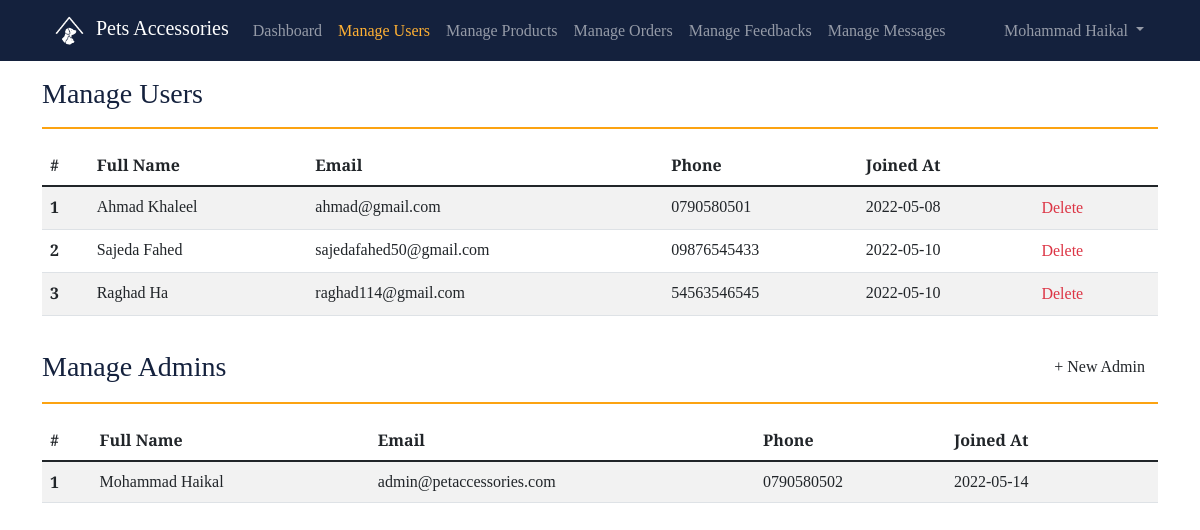
Screenshot of /petaccesories/manageUsers.php (signed in) with the database file from the repository.
### tables this page shows
CREATE TABLE IF NOT EXISTS `user` (
  `id` int(11) NOT NULL AUTO_INCREMENT,
  `is_admin` tinyint(1) DEFAULT '0',
  `first_name` varchar(30) NOT NULL,
  `last_name` varchar(30) NOT NULL,
  `email` varchar(50) NOT NULL,
  `phone` varchar(20) NOT NULL,
  `password` varchar(50) NOT NULL,
  `created_at` timestamp NOT NULL DEFAULT CURRENT_TIMESTAMP,
  PRIMARY KEY (`id`),
  UNIQUE KEY `UNIQUE` (`email`) USING BTREE
);

### petaccesories/modules/Admin.php (called while the page is built, shortened)
<?php
class Admin extends User
{
  public static function check()
  {
    if (isset($_SESSION['admin_id'])) {
      return true;
    } else {
      return false;
    }
  }
  public static function getAdminFullName()
  {
    $admin = self::getAdmin()[0];
    return $admin['first_name'] . " " . $admin['last_name'];
  }
  public static function getAllAdmins()
  {
    return self::getQueryResults("SELECT * FROM `user` WHERE `is_admin` = 1");
  }
  public static function getAdmin()
  {
    return self::getQueryResults("SELECT * FROM `user` WHERE  `id` = {$_SESSION['admin_id']}");
  }
}

### petaccesories/modules/DB.php (called while the page is built, shortened)
<?php
class DB
{
  protected static $servername;
  protected static $username;
  protected static $password;
  protected static $dbname;
  protected static function connect()
  {
    self::$servername = "localhost";
    self::$username = "root";
    self::$password = "";
    self::$dbname = "petaccessories";
    $conn = new mysqli(self::$servername, self::$username, self::$password, self::$dbname);
    return $conn;
  }
  protected static function getQueryResults($sql){
    $result = mysqli_query(self::connect(), $sql);
    return mysqli_fetch_all($result, MYSQLI_ASSOC);
  }
}

### petaccesories/modules/User.php (called while the page is built, shortened)
<?php
class User extends DB
{
  public static function viewAllUsers()
  {
    return self::getQueryResults("SELECT * FROM user WHERE is_admin = 0");
  }
}

### petaccesories/manageUsers.php (the view, shortened to what this page needs)
<?php
$users = User::viewAllUsers();
$admins = Admin::getAllAdmins();
?>
<!DOCTYPE html>
<html lang="en" dir="auto">
<?php include('./templates/head.php') ?>
<body>
    <?php include('./templates/adminNav.php') ?>
    <div class="container mt-3">
        <h3 class="mb-0">Manage Users</h3>
        <hr class="myCustomHr">
        <div style="width: 100%; overflow-x: auto;" class="mb-3">
            <table class="table table-striped">
                <thead>
                    <tr>
                        <th>#</th>
                        <th>Full Name</th>
                        <th>Email</th>
                        <th>Phone</th>
                        <th>Joined At</th>
                    </tr>
                </thead>
                <tbody>
                    <?php $i = 0; ?>
                    <?php foreach ($users as $user) : ?>
                        <tr>
                            <th><?= ++$i ?></th>
                            <td><?= $user['first_name'] . " " . $user['last_name'] ?></td>
                            <td><?= $user['email'] ?></td>
                            <td><?= $user['phone'] ?></td>
                            <td><?= date("Y-m-d", strtotime($user['created_at'])) ?></td>
                            <td>
                                <form style="width: fit-content;" method="post" action="<?php echo $_SERVER['PHP_SELF']; ?>">
                                    <button name="deleteUser" onclick="return confirm('Are you sure to delete this user?')" type="submit" class="link-danger bg-transparent border-0">Delete</button>
                                </form>
                            </td>
                        </tr>
                    <?php endforeach ?>
                </tbody>
            </table>
        </div>
        <div class="row g-0 justify-content-between align-items-center">
            <h3 class="mb-0" style="width: fit-content;">Manage Admins</h3>
            <a href="addAdmin.php" class="btn myFilledCustomBtn2" style="width: fit-content;">+ New Admin</a>
        </div>
        <hr class="myCustomHr">
        <div style="width: 100%; overflow-x: auto;">
            <table class="table table-striped">
                <thead>
                    <tr>
                        <th>#</th>
                        <th>Full Name</th>
                        <th>Email</th>
                        <th>Phone</th>
                        <th>Joined At</th>
                    </tr>
                </thead>
                <tbody>
                    <?php $i = 0; ?>
                    <?php foreach ($admins as $admin) : ?>
                        <tr>
                            <th><?= ++$i ?></th>
                            <td><?= $admin['first_name'] . " " . $admin['last_name'] ?></td>
                            <td><?= $admin['email'] ?></td>
                            <td><?= $admin['phone'] ?></td>
                            <td><?= date("Y-m-d", strtotime($admin['created_at'])) ?></td>
                            <td>
                            </td>
                        </tr>
                    <?php endforeach ?>
                </tbody>
            </table>
        </div>
    </div>
</body>
</html>

### petaccesories/templates/adminNav.php (shortened to what this page needs)
<?php
    $currentPage = basename($_SERVER['PHP_SELF']);
?>
<nav class="navbar navbar-expand-md navbar-dark bg-dark sticky-top">
        <div class="container-fluid pe-md-5 ps-md-5">
            <a class="navbar-brand" href="index.php">
                <img src="./img/logo.png" class="mx-1 " style="width: 35px; height: 35px;" alt="Logo">
                Pets Accessories
            </a>
            <div class="collapse navbar-collapse" id="navbarNavDropdown">
                <ul class="navbar-nav">
                    <li class="nav-item">
                        <a class="nav-link <?php if ($currentPage == 'dashboard.php') {echo "active";}?>" href="./dashboard.php">Dashboard</a>
                    </li>
                    <li class="nav-item">
                        <a class="nav-link <?php if ($currentPage == 'manageUsers.php') {echo "active";}?>" href="./manageUsers.php">Manage Users</a>
                    </li>
                    <li class="nav-item">
                        <a class="nav-link <?php if ($currentPage == 'manageProducts.php') {echo "active";}?>" href="./manageProducts.php">Manage Products</a>
                    </li>
                    <li class="nav-item">
                        <a class="nav-link <?php if ($currentPage == 'manageOrders.php') {echo "active";}?>" href="./manageOrders.php">Manage Orders</a>
                    </li>
                    <li class="nav-item">
                        <a class="nav-link <?php if ($currentPage == 'manageFeedbacks.php') {echo "active";}?>" href="./manageFeedbacks.php">Manage Feedbacks</a>
                    </li>
                    <li class="nav-item">
                        <a class="nav-link <?php if ($currentPage == 'manageMessages.php') {echo "active";}?>" href="./manageMessages.php">Manage Messages</a>
                    </li>
                </ul>
                <?php if (Admin::check()) : ?>
                    <ul class="navbar-nav ms-auto">
                        <li class="nav-item dropdown">
                            <a class="nav-link dropdown-toggle" href="#" role="button" data-bs-toggle="dropdown" aria-expanded="false">
                                <?php echo Admin::getAdminFullName() ?>
                            </a>
                        </li>
                    </ul>
                <?php endif; ?>
            </div>
        </div>
    </nav>

### rows the page displays
user: Admin::getAdminFullName() "Mohammad Haikal", first_name "Mohammad", last_name "Haikal", email "admin@petaccessories.com", phone "0790580502", created_at "2022-05-14"
user: first_name "Ahmad", last_name "Khaleel", email "ahmad@gmail.com", phone "0790580501", created_at "2022-05-08"
user: first_name "Sajeda", last_name "Fahed", email "sajedafahed50@gmail.com", phone "09876545433", created_at "2022-05-10"
user: first_name "Raghad", last_name "Ha", email "raghad114@gmail.com", phone "54563546545", created_at "2022-05-10"
